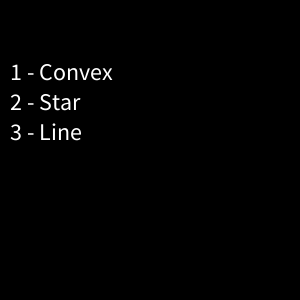
Frame 1 (no input)
Frame 60 (the mouse pressed at the canvas centre just before this capture): identical to frame 1, image omitted
Frame 120 (the mouse held since frame 60 and released just before this capture): identical to frame 1, image omitted

The Processing sketch that drew this single still picture (run headless with seeded random() and noise(); from frame 60 on, the mouse is pressed at the canvas centre):

// Processing sketch: Rasterize2
// ── Rasterize2.pde
/*
* Cassie Mullins
* VIZA 654
* Created in Processing with Java
* Generates Convex Polygons, Stars, and Lines that use random noise antialiasing
* 1 = Convex, 2 = Uniform Convex, 3 = Star, 4 = Uniform Star, 5 - Line
*/

float SAMPLES = 5;

void setup() {
   background(0,0,0);
   size(300,300);
   setText();
}

void draw() {

}

void setText() {
   fill(255);
   textSize(24);
   text("1 - Convex", 10, 80);
   text("2 - Star", 10, 110);
   text("3 - Line", 10, 140);
}

void keyPressed() {
  if (key == '1') {
     drawUniformConvex(color(random(5,100),random(5,100),random(5,100)),
         color(random(150,255),random(150,255),random(150,255)),
         (int) random(3, 10), random(40, 80));
   } else if (key == '6') {
     PVector[] points = {new PVector(random(0, 30), random(20, 100)),
                         new PVector(random(75, 100), random(200, 300)),
                         new PVector(random(200, 225), random(200, 300)),
                         new PVector(random(270, 300), random(20, 100)),
                         new PVector(random(60, 240), random(0, 20))};
      drawStar(color(random(5,100),random(5,100),random(5,100)),
         color(random(150,255),random(150,255),random(150,255)),
         points);
   } else if (key == '2') {
     drawUniformStar(color(random(5,100),random(5,100),random(5,100)),
         color(random(150,255),random(150,255),random(150,255)),
         (int) random(5, 8), random(10, 80));
   } else if (key == '3') {
      drawLine(color(random(150,255),random(150,255),random(150,255)),
      color(random(15,200),random(15,100),random(15,100)),
      new PVector(random(0,width),random(0,height)), new PVector(random(0,width),random(0,height)));
   }
}

void drawConvex(color c1, color c2, PVector[] points, float[] thetas) {
  for (int i = 0; i < width; i++) {
    for (int j = 0; j < height; j++) {
      int subPixelsIn = 0;
      for (float m = i; m < i + 1; m = m + 1/SAMPLES) {
        for(float n = j; n < j + 1; n = n + 1/SAMPLES) {
          float totalValue = -1;
          for (int planeNum = 0; planeNum < points.length; planeNum++) {
            PVector v0 = new PVector(cos(thetas[planeNum]), sin(thetas[planeNum]));
            float rm = random(m, m+(1/SAMPLES));
            float rn = random(n, n+(1/SAMPLES));
            float value = v0.x*rm + v0.y*rn - (v0.x*points[planeNum].x + v0.y*points[planeNum].y);
            totalValue = max(totalValue, value);
          }
          if (totalValue < 0) {
            subPixelsIn++;
          }
        }
      }
      color c = lerpColor(c1, c2, subPixelsIn/(SAMPLES*SAMPLES));
      set(i,j,c);
    }
  }
  save("convex_img.png");
} //<>//

void drawStar(color c1, color c2, PVector[] points) {
   for (int i = 0; i < width; i++) {
      for (int j = 0; j < height; j++) {
         float subPixelsIn = 0; //<>//
         for (float m = i; m < i + 1; m = m + 1/SAMPLES) {
            for(float n = j; n < j + 1; n = n + 1/SAMPLES) {
               int numIn = 0;
               for (int index = 0; index < points.length; index++) {
                  PVector p1 = points[index];
                  PVector p2;
                  if (index == points.length - 2) {
                    p2 = points[0];
                  } else if (index == points.length - 1) {
                     p2 = points[1];
                  } else {
                     p2 = points[index + 2];
                  }
                  
                  float x1 = p1.x;
                  float x2 = p2.x;
                  float y1 = p1.y;
                  float y2 = p2.y;

                  float A = y1 - y2;
                  float B = x2 - x1;
                  float C = x1*y2 - x2*y1;

                  float rm = random(m, m+(1/SAMPLES));
                  float rn = random(n, n+(1/SAMPLES));
                  float value = rm * A + rn * B + C;
                  if (value <= 0) {
                    numIn++;
                  }
               }
               
               if (numIn >= points.length - 1) {
                  subPixelsIn++;
               }
            }
         }
         float lerpValue = subPixelsIn/(SAMPLES*SAMPLES);
         set(i,j, lerpColor(c1,c2, lerpValue));
      }
   }
   save("star_img.png");
}

void drawStar(color c1, color c2, PVector[] points, float[] thetas) {
   for (int i = 0; i < width; i++) {
      for (int j = 0; j < height; j++) {
         float subPixelsIn = 0;
         for (float m = i; m < i + 1; m = m + 1/SAMPLES) {
            for(float n = j; n < j + 1; n = n + 1/SAMPLES) {
               int numIn = 0;
               for (int planeNum = 0; planeNum < points.length; planeNum++) {
                  PVector v0 = new PVector(cos(thetas[planeNum]), sin(thetas[planeNum]));
                  float rm = random(m, m+(1/SAMPLES));
                  float rn = random(n, n+(1/SAMPLES));
                  float value = v0.x*rm + v0.y*rn - (v0.x*points[planeNum].x + v0.y*points[planeNum].y);
                  if (value <= 0) {
                    numIn++;
                  }
               }
               
               if (numIn >= points.length - 1) {
                  subPixelsIn++;
               }
            }
         }
         float lerpValue = subPixelsIn/(SAMPLES*SAMPLES);
         set(i,j, lerpColor(c1,c2, lerpValue));
      }
   }
   save("star_img.png");
}

void drawUniformConvex(color c1, color c2, int numEdges, float radius) {
   PVector[] points = new PVector[numEdges];
   float[] thetas = new float[numEdges];
   PVector center = new PVector(width/2, height/2);
   PVector point0 = new PVector(1, 0);
   int ind = 0;
   float normalVal = 0;
   for (float theta = radians(0); ind < points.length; theta = theta + radians(360.0/numEdges)) {
      PVector point = new PVector((cos(theta) * point0.x - sin(theta) * point0.y) * radius + center.x,
                                  (cos(theta) * point0.y - sin(theta) * point0.x) * radius + center.y);
      thetas[ind] = normalVal;
      points[ind] = point;
      ind++;
      normalVal = normalVal - radians(360/numEdges);
   }
   drawConvex(c1, c2, points, thetas);
}

void drawUniformStar(color c1, color c2, int numEdges, float radius) {
   PVector[] points = new PVector[numEdges];
   float[] thetas = new float[numEdges];
   PVector center = new PVector(width/2, height/2);
   PVector point0 = new PVector(1, 0);
   int ind = 0;
   float normalVal = 0;
   for (float theta = 0; ind < points.length; theta = theta + radians(360.0/numEdges)) {
      PVector point = new PVector((cos(theta) * point0.x - sin(theta) * point0.y) * radius + center.x,
                                  (cos(theta) * point0.y - sin(theta) * point0.x) * radius + center.y);
      points[ind] = point;
      thetas[ind] = normalVal;
      ind++;
      normalVal = normalVal - radians(360/numEdges);
   }
   drawStar(c1, c2, points, thetas);
}

void drawLine(color c1, color c2, PVector p0, PVector p1) {
  background(c2);
  float dx = p1.x - p0.x;
  float dy = p1.y - p0.y;
  float d = max(abs(dx), abs(dy));
  dx = dx/d;
  dy = dy/d;
  float x = p0.x;
  float y = p0.y;
  while (x < width && y < height && x >= 0 && y >= 0) {
    set((int) x, (int) y, c1);
    x += dx;
    y +=dy;
  }
  x = p0.x;
  y = p0.y;
  while (x < width && y < height && x >= 0 && y >= 0) {
    set((int) x, (int) y, c1);
    x -= dx;
    y -=dy;
  }
  save("line.png");
}
